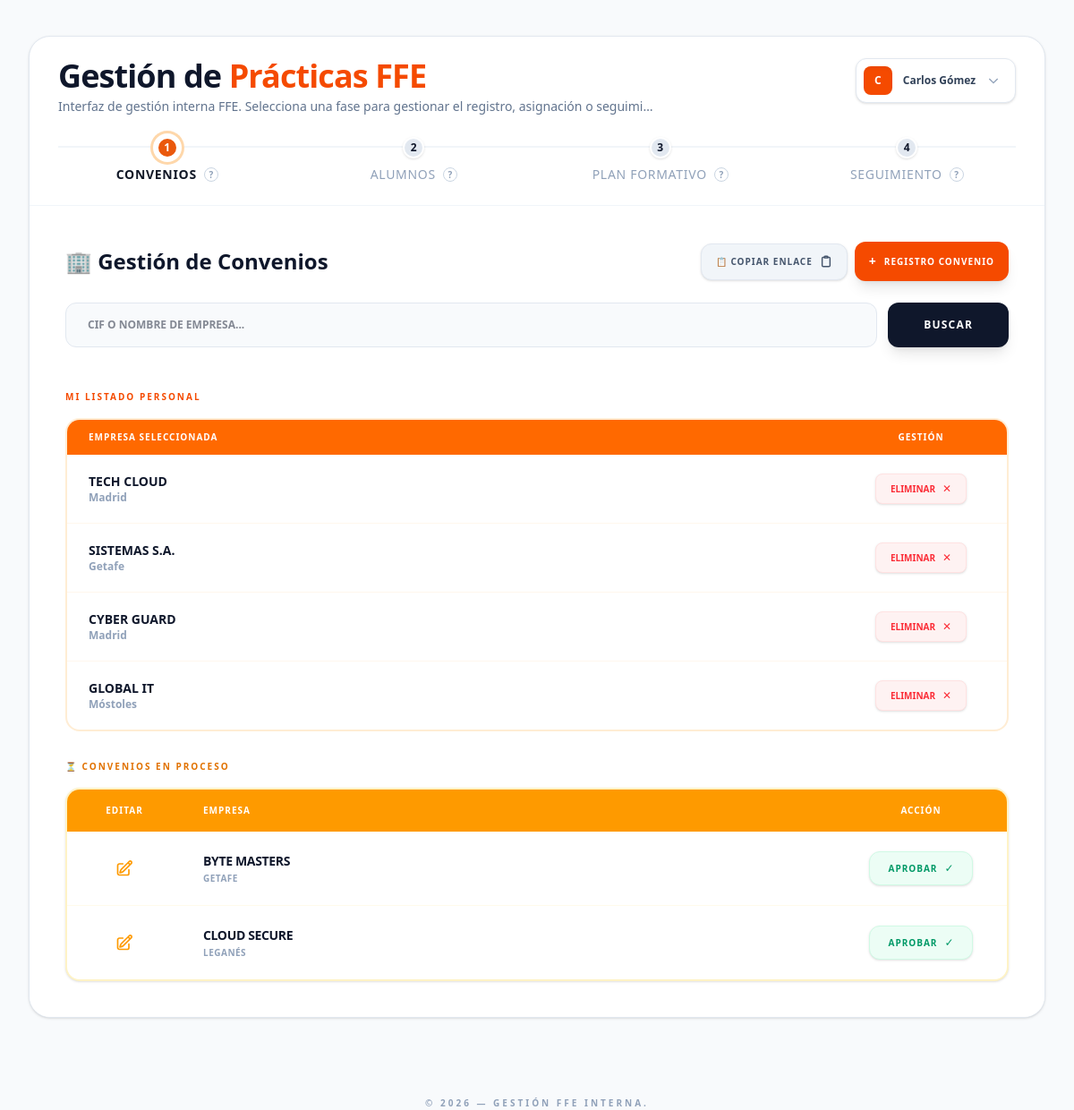
The app's page /index.php (signed in), older data.
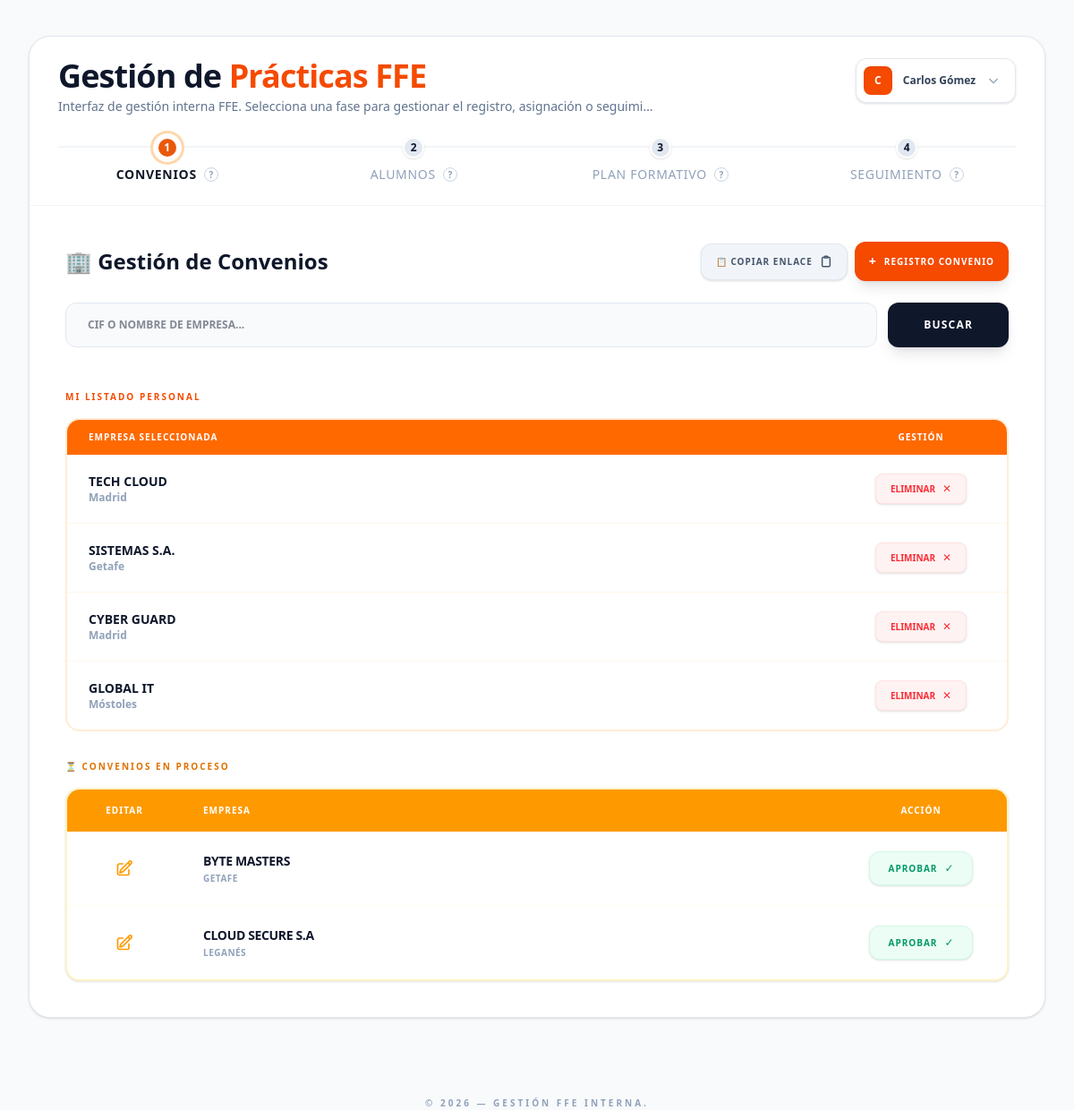
The same page, newer data.
### tables this page shows
CREATE TABLE `tutores` (
  `id_tutor` int(6) UNSIGNED NOT NULL,
  `id_usuario` int(6) UNSIGNED NOT NULL,
  `id_ciclo` int(6) UNSIGNED NOT NULL,
  `dni` varchar(9) NOT NULL,
  `nombre` varchar(50) NOT NULL,
  `apellidos` varchar(100) NOT NULL,
  `email` varchar(100) NOT NULL,
  `telefono` varchar(15) NOT NULL
);

CREATE TABLE `convenios` (
  `id_convenio` int(6) UNSIGNED NOT NULL,
  `nombre_empresa` varchar(100) NOT NULL,
  `cif` varchar(15) NOT NULL,
  `direccion` varchar(255) NOT NULL,
  `municipio` varchar(100) NOT NULL,
  `cp` varchar(10) NOT NULL,
  `pais` varchar(50) NOT NULL,
  `telefono` varchar(15) NOT NULL,
  `fax` varchar(15) NOT NULL,
  `mail` varchar(100) NOT NULL,
  `nombre_representante` varchar(150) NOT NULL,
  `dni_representante` varchar(9) NOT NULL,
  `cargo` varchar(100) NOT NULL
);

CREATE TABLE `convenios_nuevos` (
  `id_convenio_nuevo` int(6) UNSIGNED NOT NULL,
  `id_ciclo` int(6) UNSIGNED NOT NULL,
  `nombre_empresa` varchar(100) NOT NULL,
  `cif` varchar(15) NOT NULL,
  `direccion` varchar(255) NOT NULL,
  `municipio` varchar(100) NOT NULL,
  `cp` varchar(10) NOT NULL,
  `pais` varchar(50) NOT NULL,
  `telefono` varchar(15) NOT NULL,
  `fax` varchar(15) NOT NULL,
  `mail` varchar(100) NOT NULL,
  `nombre_representante` varchar(150) NOT NULL,
  `dni_representante` varchar(9) NOT NULL,
  `cargo` varchar(100) NOT NULL
);

### Controlador/Controlador_Tutores.php (called while the page is built, shortened)
<?php
require_once 'Controlador/Controlador_Convenios.php';
require_once 'Modelo/Tutores.php';
require_once 'Modelo/Convenios.php';
class Tutores_Controlador {
    public function mostrarPanel() {
        $tutorModelo = new Tutores();
        $perfil = $tutorModelo->obtenerDatosPerfil($_SESSION['usuario']);
        $nombreTutor = $perfil ? ($perfil['nombre'] . " " . $perfil['apellidos']) : $_SESSION['usuario'];
        $idCicloTutor = $perfil['id_ciclo'] ?? 0;
        $convControlador = new Convenios_Controlador();
        $data = $convControlador->gestionar();
        $misConvenios = $data['favoritos'];
        $convModelo = new Convenios();
        $conveniosProceso = $convModelo->listarPendientesDeAprobacion($idCicloTutor);
        require_once 'Vista/Tutores/Dashboard_Tutores.php';
    }
}
?>

### Core/Conexion.php (called while the page is built)
<?php
class Conexion {
    private static $instancia = null;
    public static function getConexion() {
        if (self::$instancia === null) {
            try {
                self::$instancia = new PDO("mysql:host=localhost;dbname=citye;charset=utf8","root","",
                                        [PDO::ATTR_ERRMODE => PDO::ERRMODE_EXCEPTION]);
            } catch (PDOException $e) {
                die("Fallo en la conexión: " . $e->getMessage());
            }
        }
        return self::$instancia;
    }
}
?>

### Modelo/Tutores.php (called while the page is built)
<?php
require_once "./Core/Conexion.php";
class Tutores {
    private $conn;
    public function __construct() {
        $this->conn = Conexion::getConexion();
    }
    public function obtenerDatosPerfil($username) {
        $sql = "SELECT t.id_ciclo, t.nombre, t.apellidos, t.email, t.telefono,
                    cur.nombre_curso, cic.nombre_ciclo
                FROM tutores t
                INNER JOIN usuarios u ON t.id_usuario = u.id_usuario
                INNER JOIN ciclos cic ON t.id_ciclo = cic.id_ciclo
                INNER JOIN cursos cur ON cic.id_curso = cur.id_curso
                WHERE u.username = :username";
        $stmt = $this->conn->prepare($sql);
        $stmt->execute([':username' => $username]);
        return $stmt->fetch(PDO::FETCH_ASSOC);
    }
}
?>

### Controlador/Controlador_Convenios.php (called while the page is built, shortened)
<?php
require_once __DIR__ . '/../Modelo/Convenios.php';
class Convenios_Controlador {
    private $convenio;
    public function __construct() {
        $this->convenio = new Convenios();
    }
    public function gestionar() {
        $id_tutor_actual = $_SESSION['id_tutor'];
        $id_ciclo_actual = $_SESSION['id_ciclo'] ?? null;
        $terminoBusqueda = $_POST['busqueda_convenio'] ?? $_GET['busqueda'] ?? '';
        $resultadosBusqueda = [];
        $misFavoritos = $this->convenio->obtenerFavoritos($id_tutor_actual) ?: [];
        $conveniosProceso = [];
        if ($id_ciclo_actual) {
            $conveniosProceso = $this->convenio->listarPendientesDeAprobacion($id_ciclo_actual);
        }
        return [
            'busqueda_convenio' => $resultadosBusqueda,
            'favoritos' => $misFavoritos,
            'proceso'   => $conveniosProceso
        ];
    }
}
?>

### Modelo/Convenios.php (called while the page is built, shortened)
<?php
require_once __DIR__ . '/../Core/Conexion.php';
class Convenios {
    private $conn;
    public function __construct() {
        $this->conn = Conexion::getConexion();
    }
    public function obtenerFavoritos($id_tutor) {
        $sql = "SELECT c.* FROM convenios c
                INNER JOIN mi_listado m ON c.id_convenio = m.id_convenio
                WHERE m.id_tutor = :id_tutor";
        $stmt = $this->conn->prepare($sql);
        $stmt->bindParam(':id_tutor', $id_tutor);
        $stmt->execute();
        return $stmt->fetchAll(PDO::FETCH_ASSOC);
    }
    public function listarPendientesDeAprobacion($id_ciclo) {
        $sql = "SELECT cn.* FROM convenios_nuevos cn
                LEFT JOIN convenios_aprobados ca ON cn.id_convenio_nuevo = ca.id_convenio_nuevo
                WHERE cn.id_ciclo = ? AND ca.id_convenio_nuevo IS NULL";
        $stmt = $this->conn->prepare($sql);
        $stmt->execute([$id_ciclo]);
        return $stmt->fetchAll(PDO::FETCH_ASSOC);
    }
}
?>

### Vista/Tutores/Components/Header.php (shortened to what the rows shown need)
<div class="pt-6 px-8 pb-0">
    <div class="flex justify-between items-start mb-6">
        <div class="flex-1 min-w-0">
            <h1 class="text-4xl font-extrabold tracking-tight">
                Gestión de <span class="text-orange-600">Prácticas FFE</span>
            </h1>
            <p class="mt-1 text-slate-500 text-sm max-w-2xl truncate">
                Interfaz de gestión interna FFE. Selecciona una fase para gestionar el registro, asignación o seguimiento.
            </p>
        </div>
        <div class="relative ml-4 flex-shrink-0">
            <button id="userMenuBtn" class="flex items-center gap-3 rounded-xl border border-slate-200 bg-white p-2 pr-4 hover:bg-slate-50 transition-all shadow-sm cursor-pointer">
                <div class="h-8 w-8 rounded-lg bg-orange-600 flex items-center justify-center text-white font-bold text-xs shadow-inner">
                    <?= strtoupper(substr($nombreTutor, 0, 1)) ?>
                </div>
                <span class="text-xs font-bold text-slate-700"><?= $nombreTutor ?></span>
                <svg class="h-4 w-4 text-slate-400" fill="none" viewBox="0 0 24 24" stroke="currentColor" stroke-width="2"><path d="M19 9l-7 7-7-7"/></svg>
            </button>
        </div>
    </div>
    <div class="grid grid-cols-1 md:grid-cols-4 gap-8 relative mb-6">
        <div class="hidden md:block absolute top-2.5 left-0 w-full h-0.5 bg-slate-100 -z-0"></div>
        <?php
        $pasos = [
            1 => ['tit' => 'Convenios', 'desc' => 'Gestión de acuerdos legales con empresas colaboradoras.'],
            2 => ['tit' => 'Alumnos', 'desc' => 'Base de datos de alumnos matriculados y asignación a plazas.'],
            3 => ['tit' => 'Plan Formativo', 'desc' => 'Definición de las tareas y competencias FFE.'],
            4 => ['tit' => 'Seguimiento', 'desc' => 'Valoración del tutor y cierre de expediente.']
        ];
        foreach($pasos as $num => $info): ?>
        <div class="step-label relative z-10 flex flex-col items-center text-center" data-step="<?= $num ?>">
            <div class="step-circle flex h-6 w-6 items-center justify-center rounded-full bg-slate-200 transition-all duration-300 mb-2 border-2 border-white shadow-sm">
                <span class="text-[12px] font-bold"><?= $num ?></span>
            </div>
            <div class="flex items-center gap-2">
                <h3 class="step-heading text-slate-400 text-sm transition-all duration-300 uppercase tracking-wider"><?= $info['tit'] ?></h3>
                <div class="help-trigger">
                    <span class="cursor-help flex h-4 w-4 items-center justify-center rounded-full border border-slate-300 text-[10px] text-slate-400 font-bold hover:bg-slate-100">?</span>
                </div>
            </div>
        </div>
        <?php endforeach; ?>
    </div>
</div>

### Vista/Tutores/Steps/Convenios.php (shortened to what the rows shown need)
<?php
$protocolo = isset($_SERVER['HTTPS']) && $_SERVER['HTTPS'] === 'on' ? "https" : "http";
$host = $_SERVER['HTTP_HOST'];
$id_ciclo = $_SESSION['id_ciclo'] ?? '';
$urlCompartir = $protocolo . "://" . $host . "/Proyecto/Convenios/Registro.php?id_ciclo=" . urlencode($id_ciclo);
?>
<div class="flex justify-between items-center mb-6">
    <h2 class="text-2xl font-bold flex items-center gap-3">🏢 Gestión de Convenios</h2>
    <div class="flex items-center gap-2">
        <button type="button"
                onclick="copiarUrlRegistro('<?= $urlCompartir ?>', this)"
                class="inline-flex items-center gap-2 rounded-xl bg-slate-100 border border-slate-200 px-4 py-3 text-[10px] font-black uppercase tracking-widest text-slate-600 hover:bg-slate-200 transition-all shadow-sm cursor-pointer group">
            <span id="btn-text">📋 Copiar enlace</span>
        </button>
        <a href="Convenios/Registro.php?id_ciclo=<?= urlencode($id_ciclo) ?>"
           class="inline-flex items-center gap-2 rounded-xl bg-orange-600 px-4 py-3 text-[10px] font-black uppercase tracking-widest text-white hover:bg-slate-900 transition-all shadow-lg">
            <span class="text-sm">+</span> Registro Convenio
        </a>
    </div>
</div>
<form action="index.php" method="POST" class="flex gap-3 w-full mb-10">
    <input type="text" name="busqueda_convenio" value="<?= htmlspecialchars($_POST['busqueda_convenio'] ?? '') ?>"
        placeholder="CIF O NOMBRE DE EMPRESA..."
        class="flex-1 rounded-xl border border-slate-200 bg-slate-50 px-6 py-4 outline-none focus:ring-4 focus:ring-orange-50 text-xs font-bold uppercase transition-all">
    <button type="submit" class="bg-slate-900 text-white px-10 py-4 rounded-xl font-black text-xs uppercase tracking-widest hover:bg-orange-600 transition-all shadow-lg cursor-pointer">Buscar</button>
</form>
<div class="mt-12">
    <h3 class="text-[10px] font-black text-orange-600 uppercase tracking-[0.2em] mb-4">Mi Listado Personal</h3>
    <div class="overflow-hidden rounded-2xl border-2 border-orange-100 bg-white">
        <table class="w-full text-left border-collapse table-fixed"> <thead class="bg-orange-500 text-white">
                <tr>
                    <th class="px-6 py-3 text-[10px] font-black uppercase tracking-widest">Empresa Seleccionada</th>
                    <th class="w-48 px-6 py-3 text-[10px] font-black uppercase tracking-widest text-center">Gestión</th>
                </tr>
            </thead>
            <tbody class="divide-y divide-orange-50">
                <?php if (!empty($misConvenios)): foreach ($misConvenios as $mc): ?>
                    <tr class="hover:bg-orange-50/50 transition-colors">
                        <td class="px-6 py-5">
                            <div class="font-bold text-slate-900 uppercase text-sm"><?= $mc['nombre_empresa'] ?></div>
                            <div class="text-xs text-slate-400 font-bold"><?= $mc['municipio'] ?></div>
                        </td>
                        <td class="px-6 py-5 text-center">
                            <form action="index.php" method="POST" class="flex justify-center">
                                <button type="button" onclick="abrirConfirmarEliminar(<?= $mc['id_convenio'] ?>, '<?= htmlspecialchars($mc['nombre_empresa']) ?>')"
                                        class="group flex items-center gap-2 bg-red-50 hover:bg-red-500 text-red-500 hover:text-white px-4 py-2 rounded-lg transition-all border border-red-100 shadow-sm cursor-pointer">
                                    <span class="text-[10px] font-black uppercase">Eliminar</span>
                                    <span class="text-xs group-hover:rotate-90 transition-transform">✕</span>
                                </button>
                            </form>
                        </td>
                    </tr>
                <?php endforeach; else: ?>
                    <tr>
                        <td colspan="2" class="px-6 py-16 text-center text-[11px] font-black text-slate-400 uppercase tracking-[0.2em]">Tu listado está vacío</td>
                    </tr>
                <?php endif; ?>
            </tbody>
        </table>
    </div>
</div>
<div class="mt-8">
    <div class="flex items-center justify-between mb-4">
        <h3 class="text-[10px] font-black text-amber-600 uppercase tracking-[0.2em] flex items-center gap-2">
            ⏳ Convenios en Proceso
        </h3>
    </div>
    <div class="overflow-hidden rounded-2xl border-2 border-amber-100 bg-white shadow-sm">
        <table class="w-full text-left border-collapse table-fixed"> <thead class="bg-amber-500 text-white">
                <tr>
                    <th class="w-32 px-6 py-4 text-[10px] font-black uppercase tracking-widest text-center">Editar</th>
                    <th class="px-6 py-4 text-[10px] font-black uppercase tracking-widest text-left">Empresa</th>
                    <th class="w-48 px-6 py-4 text-[10px] font-black uppercase tracking-widest text-center">Acción</th>
                </tr>
            </thead>
            <tbody class="divide-y divide-amber-50">
                <?php if (!empty($conveniosProceso)): ?>
                    <?php foreach ($conveniosProceso as $convP): ?>
                        <tr class="hover:bg-amber-50/50 transition-colors">
                            <td class="px-6 py-5 text-center">
                                <button type="button" onclick='abrirEditarConvenioNuevo(<?= json_encode($convP) ?>)'
                                    class="text-amber-500 hover:text-amber-700 transition-colors p-2.5 rounded-xl hover:bg-amber-100/50 inline-flex items-center justify-center border border-transparent hover:border-amber-200">
                                </button>
                            </td>
                            <td class="px-6 py-5">
                                <div class="font-bold text-slate-900 uppercase text-sm tracking-tight">
                                    <?= htmlspecialchars($convP['nombre_empresa']) ?>
                                </div>
                                <div class="text-[10px] text-slate-400 font-bold uppercase tracking-wider mt-0.5">
                                    <?= htmlspecialchars($convP['municipio']) ?>
                                </div>
                            </td>
                            <td class="px-6 py-5 text-center">
                                <form action="index.php" method="POST" class="flex justify-center">
                                    <button type="button"
                                            onclick="abrirConfirmarAprobar('<?= $convP['id_convenio_nuevo'] ?>', '<?= addslashes($convP['nombre_empresa']) ?>')"
                                            class="group flex items-center justify-center gap-2 bg-emerald-50 hover:bg-emerald-500 text-emerald-600 hover:text-white px-5 py-2.5 rounded-xl transition-all border border-emerald-100 shadow-sm hover:shadow-emerald-200 cursor-pointer active:scale-95">
                                        <span class="text-[10px] font-black uppercase tracking-widest">Aprobar</span>
                                        <span class="text-xs">✓</span>
                                    </button>
                                </form>
                            </td>
                        </tr>
                    <?php endforeach; ?>
                <?php endif; ?>
            </tbody>
        </table>
    </div>
</div>

Row changes from the older to the newer data that the page shows:
changed convenios_nuevos "LEGANÉS": nombre_empresa "CLOUD SECURE" → "CLOUD SECURE S.A"
